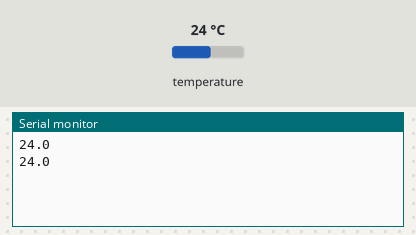
This sketch was run on a simulated Arduino Uno, built with avr-gcc and run on an emulated ATmega328P. Shown: the last lines printed to the serial monitor. The test bench sets the inputs (shaded band); at power-on: temperature 24 °C.

Above: at 10.8 s.
10.9 s: temperature set to 12 °C
At 16.3 s:
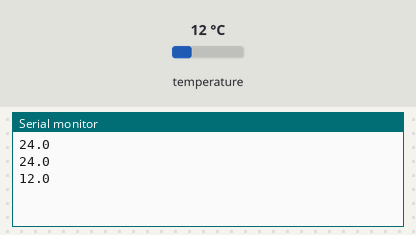
18.4 s: temperature set to 19 °C
At 21.5 s:
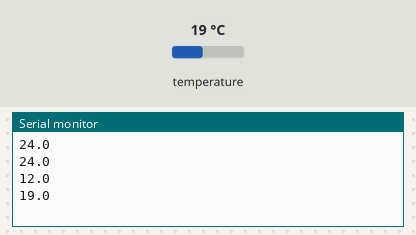
Timing chart, 0 to 23.0 s (numbered marks = the images above; inputs shaded):
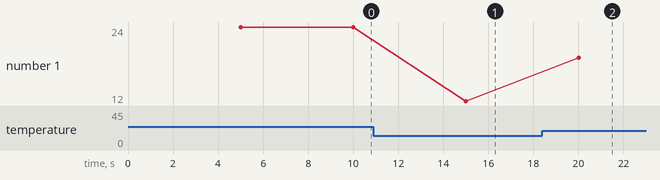

Measured:
- after the input at 10.9 s, the serial monitor: prints a new line after 4.1 s (image 1)
- after the input at 18.4 s, the serial monitor: prints a new line after 1.6 s (image 2)
- plotted number 1: 24 → 12 after the input at 10.9 s, 12 → 19 after the input at 18.4 s

The sketch:

script-v2.ino
```cpp
#include <Adafruit_Sensor.h>
#include <DHT.h>
#include <DHT_U.h>

#define DHTPIN 5

#define DHTTYPE DHT22

DHT_Unified dht(DHTPIN, DHTTYPE);

uint32_t delayMS;

void setup()
{
  Serial.begin(9500);

  dht.begin();
  sensor_t sensor;
  dht.temperature().getSensor(&sensor);
}

void loop()
{
  delay(5000);

  sensors_event_t event;
  dht.temperature().getEvent(&event);
  if (isnan(event.temperature)) {
    Serial.println("0.00");
  } else {
    Serial.println(event.temperature, 1);
  }
}
```
